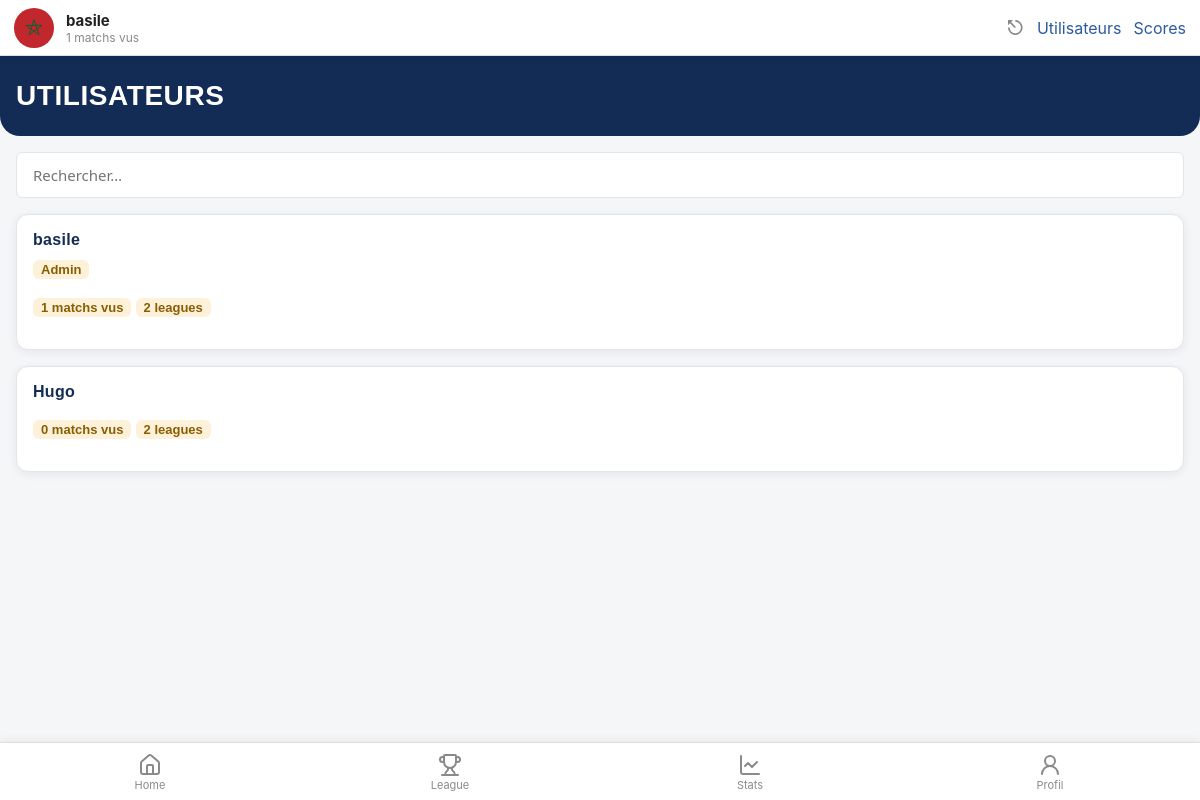
Page /index.php?view=users (signed in) on the committed database.
### tables this page shows
CREATE TABLE `UTILISATEUR` (
  `id` int NOT NULL,
  `pseudo` varchar(50) NOT NULL,
  `mot_de_passe` varchar(255) NOT NULL,
  `equipe_pref_id` int DEFAULT NULL,
  `joueur_pref_id` int DEFAULT NULL,
  `pdp` varchar(255) NOT NULL,
  `admin` tinyint(1) NOT NULL DEFAULT '0',
  `blacklist` tinyint(1) NOT NULL DEFAULT '0'
);

### libs/maLibUtils.php (called while the page is built, shortened)
<?php
function valider($nom,$type="REQUEST")
{
	switch($type)
	{
		case 'REQUEST':
		if(isset($_REQUEST[$nom]) && !($_REQUEST[$nom] == ""))
			return proteger($_REQUEST[$nom]);
		break;
		case 'SESSION':
		if(isset($_SESSION[$nom]) && !($_SESSION[$nom] == ""))
			return $_SESSION[$nom];
		break;
	}
	return false;
}
function proteger($str)
{
	if (is_array($str))
	{
		$nextTab = array();
		foreach($str as $cle => $val)
		{
			$nextTab[$cle] = addslashes($val);
		}
		return $nextTab;
	}
	else
		return addslashes ($str);
}
?>

### libs/maLibSQL.pdo.php (called while the page is built, shortened)
<?php
function SQLGetChamp($sql)
{
	global $BDD_host;
	global $BDD_base;
	global $BDD_user;
	global $BDD_password;
	try {
		$dbh = new PDO("mysql:host=$BDD_host;dbname=$BDD_base", $BDD_user, $BDD_password);
	} catch (PDOException $e) {
		die("<font color=\"red\">SQLGetChamp: Erreur de connexion : " . $e->getMessage() . "</font>");
	}
	$dbh->exec("SET CHARACTER SET utf8");
	$res = $dbh->query($sql);
	$num = $res->rowCount();
	$res->setFetchMode(PDO::FETCH_NUM);
	$ligne = $res->fetch();
	if ($ligne == false) return false;
	else return $ligne[0];
}
function SQLSelect($sql)
{
 	global $BDD_host;
	global $BDD_base;
 	global $BDD_user;
 	global $BDD_password;
	try {
		$dbh = new PDO("mysql:host=$BDD_host;dbname=$BDD_base", $BDD_user, $BDD_password);
	} catch (PDOException $e) {
		die("<font color=\"red\">SQLSelect: Erreur de connexion : " . $e->getMessage() . "</font>");
	}
	$dbh->exec("SET CHARACTER SET utf8");
	$res = $dbh->query($sql);
	$num = $res->rowCount();
	if ($num==0) return false;
	else return $res;
}
function parcoursRs($result)
{
	$result->setFetchMode(PDO::FETCH_ASSOC);
	while ($ligne = $result->fetch())
		$tab[]= $ligne;
	return $tab;
}
?>

### libs/modele.php (called while the page is built, shortened)
<?php
include_once(__DIR__ . "/maLibSQL.pdo.php");
function getProfil($idUser)
{
    $SQL = "SELECT U.id, U.pseudo, U.pdp, U.equipe_pref_id, U.joueur_pref_id,
				   E.nom AS equipe_nom, E.image_drapeau,
				   J.prenom AS joueur_prenom, J.nom AS joueur_nom, J.image_joueur
            FROM UTILISATEUR U
            LEFT JOIN EQUIPE E ON E.id = U.equipe_pref_id
            LEFT JOIN JOUEUR J ON J.id = U.joueur_pref_id
            WHERE U.id = '$idUser'";
    $rs = parcoursRs(SQLSelect($SQL));
    return (count($rs) > 0) ? $rs[0] : false;
}
function getStatsProfil($idUser)
{
    $nbVus = SQLGetChamp("SELECT COUNT(*) FROM AVIS_MATCH WHERE user_id='$idUser' AND vu_ou IS NOT NULL");
    $SQL = "SELECT J.prenom, J.nom, COUNT(*) AS nb
            FROM AVIS_MATCH A
            JOIN JOUEUR J ON J.id = A.mvp_id
            WHERE A.user_id='$idUser' AND A.mvp_id IS NOT NULL
            GROUP BY A.mvp_id ORDER BY nb DESC LIMIT 1";
    $rs = parcoursRs(SQLSelect($SQL));
    $mvp = (count($rs) > 0) ? $rs[0]['prenom'] . ' ' . $rs[0]['nom'] : 'Aucun';
    $SQL = "SELECT E.nom, COUNT(*) AS nb
            FROM AVIS_MATCH A
            JOIN MATCHS M ON M.id = A.match_id
            JOIN EQUIPE E ON E.id = M.equipe_dom_id OR E.id = M.equipe_ext_id
            WHERE A.user_id='$idUser' AND A.vu_ou IS NOT NULL
            GROUP BY E.id ORDER BY nb DESC LIMIT 1";
    $rs = parcoursRs(SQLSelect($SQL));
    $equipePlusVue = (count($rs) > 0) ? $rs[0]['nom'] : 'Aucune';
    $noteMoy = SQLGetChamp("SELECT ROUND(AVG(note_match),1) FROM AVIS_MATCH WHERE user_id='$idUser' AND note_match IS NOT NULL");
    $nbStade = SQLGetChamp("SELECT COUNT(*) FROM AVIS_MATCH WHERE user_id='$idUser' AND vu_ou='stade'");
    if (!$nbStade) $nbStade = 0;
    return compact('nbVus', 'mvp', 'equipePlusVue', 'noteMoy', 'nbStade');
}
function listerUtilisateursAdmin()
{
    $SQL = "SELECT U.id, U.pseudo, U.admin, U.blacklist,
                   COUNT(DISTINCT ML.league_id) AS nb_leagues,
                   COUNT(DISTINCT AM.match_id)  AS nb_matchs_vus
            FROM UTILISATEUR U
            LEFT JOIN MEMBRE_LEAGUE ML ON ML.user_id = U.id
            LEFT JOIN AVIS_MATCH AM ON AM.user_id = U.id AND AM.vu_ou IS NOT NULL
            GROUP BY U.id
            ORDER BY U.pseudo ASC";
    return parcoursRs(SQLSelect($SQL));
}
?>

### templates/users.php (the view, shortened to what this page needs)
<?php
$users = listerUtilisateursAdmin();
?>
<div class="top-bar">
    <h1>Utilisateurs</h1>
</div>
<div class="container">
    <div class="form-group">
        <input type="text" placeholder="Rechercher…" oninput="filtrerUsers(this.value)" />
    </div>
    <?php foreach ($users as $u):
        $admin = $u['admin'] == 1;
        $bl    = $u['blacklist'] == 1;
    ?>
    <div class="card"
         data-pseudo="<?= strtolower($u['pseudo']) ?>"
         data-id="<?= $u['id'] ?>"
         data-admin="<?= $admin ? '1' : '0' ?>"
         data-bl="<?= $bl ? '1' : '0' ?>"
         onclick="ouvrirFermer(this)">
        <h3><?= $u['pseudo'] ?></h3>
        <div class="user-badges">
            <?php if ($admin): ?><span class="badge badge--rating">Admin</span><?php endif; ?>
        </div>
        <div class="body hidden mt-md" onclick="event.stopPropagation()">
            <span class="badge badge--rating"><?= $u['nb_matchs_vus'] ?> matchs vus</span>
            <span class="badge badge--rating"><?= $u['nb_leagues'] ?> leagues</span>
        </div>
    </div>
    <?php endforeach; ?>
</div>

### templates/header.php (shortened to what this page needs)
<!DOCTYPE html PUBLIC "-//W3C//DTD XHTML 1.0 Strict//EN" "http://www.w3.org/TR/xhtml1/DTD/xhtml1-strict.dtd">
<html xmlns="http://www.w3.org/1999/xhtml">
<head>
	<link rel="stylesheet" type="text/css" href="css/style.css?v=6">
</head>
<body>
<?php
include_once "libs/modele.php";
?>
<div id="entete">
	<?php if (valider("connecte", "SESSION")) :
		$idMoi  = valider("idUser", "SESSION");
		$profil = getProfil($idMoi);
		$stats  = getStatsProfil($idMoi);
		$pp = $profil['pdp'] ? $profil['pdp'] : 'default.png';
	?>
		<img class="entete-pp" src="ressources/images_drapeaux/<?php echo htmlspecialchars($pp); ?>" alt="" />
		<div class="entete-info">
			<span class="entete-pseudo"><?php echo htmlspecialchars($profil['pseudo']); ?></span>
			<span class="entete-stat"><?php echo (int) $stats['nbVus']; ?> matchs vus</span>
		</div>
		<a class="entete-logout" href="controleur.php?action=Logout" aria-label="Déconnexion">⎋</a>
	<?php else : ?>
		<a class="entete-login" href="index.php?view=login">Se connecter</a>
	<?php endif; ?>
	<?php
	if (valider("isAdmin","SESSION")){
		echo '<a href="index.php?view=users">Utilisateurs</a>';
		echo '<a href="index.php?view=scores">Scores</a>';
	} ?>
</div>

### css/style.css (style rules this page uses)
body { padding-top:56px; padding-bottom:70px; }
#entete { position: fixed; top:0; left:0; right:0; height: 56px; display: flex; align-items: center; gap: 12px; padding: 0 14px; background: #fff; border-bottom: 1px solid #e0e0e0; box-shadow: 0 2px 8px rgba(0,0,0,0.06); z-index: 1000; font-family: -apple-system, system-ui, sans-serif; }
.entete-pp { width:40px; height:40px; border-radius:50%; object-fit:cover; background:#eee; }
.entete-info { display:flex; flex-direction:column; flex:1; }
.entete-pseudo { font-weight:bold; font-size:15px; color:#222; }
.entete-stat { font-size:12px; color:#888; }
.entete-logout { font-size:20px; color:#888; text-decoration:none; }
:root { --color-primary: #122C56; --color-primary-light: #2C5AA0; --color-accent: #F0A202; --color-success: #2E8B57; --color-danger: #D7263D; --color-bg: #F5F6F8; --color-surface: #FFFFFF; --color-border: #E2E5EA; --color-text: #1B1F27; --color-text-muted: #6B7280; --color-on-primary: #FFFFFF; --font-display: 'Oswald', sans-serif; --font-body: 'Work Sans', system-ui, sans-serif; --container-width: 480px; --nav-height: 64px; --radius-sm: 6px; --radius-md: 12px; --radius-lg: 20px; --shadow-card: 0 2px 10px rgba(18, 44, 86, 0.08); --space-xs: 4px; --space-sm: 8px; --space-md: 16px; --space-lg: 24px; --space-xl: 32px; }
*, *::before, *::after { box-sizing: border-box; }
body { margin: 0; font-family: var(--font-body); color: var(--color-text); background: var(--color-bg); -webkit-font-smoothing: antialiased; }
h1, h2, h3, h4 { font-family: var(--font-display); font-weight: 600; margin: 0 0 var(--space-sm); letter-spacing: 0.02em; color: var(--color-primary); }
h1 { font-size: 28px; text-transform: uppercase; }
h3 { font-size: 16px; }
a { color: var(--color-primary-light); text-decoration: none; }
.container { padding: var(--space-md); }
.top-bar { background: var(--color-primary); color: var(--color-on-primary); padding: var(--space-lg) var(--space-md); border-radius: 0 0 var(--radius-lg) var(--radius-lg); }
.top-bar h1 { color: var(--color-on-primary); margin: 0; }
.card { background: var(--color-surface); border: 1px solid var(--color-border); border-radius: var(--radius-md); box-shadow: var(--shadow-card); padding: var(--space-md); margin-bottom: var(--space-md); }
.badge { display: inline-flex; align-items: center; justify-content: center; min-width: 36px; padding: 2px 8px; border-radius: var(--radius-sm); font-family: var(--font-display); font-weight: 600; font-size: 13px; }
.badge--rating { background: rgba(240, 162, 2, 0.15); color: #8a5d00; }
.form-group { margin-bottom: var(--space-md); }
.form-group input, .form-group select, .form-group textarea { width: 100%; padding: 12px var(--space-md); border: 1.5px solid var(--color-border); border-radius: var(--radius-sm); font-family: var(--font-body); font-size: 15px; background: var(--color-surface); color: var(--color-text); }
.mt-md { margin-top: var(--space-md); }

### rows in the picture
utilisateur: pdp (picture), pseudo "basile", admin "Admin", nb_matchs_vus "1", nb_leagues "2"
utilisateur: pseudo "Hugo", nb_matchs_vus "0", nb_leagues "2"

### other values in the picture
$stats['nbVus'] "1"
